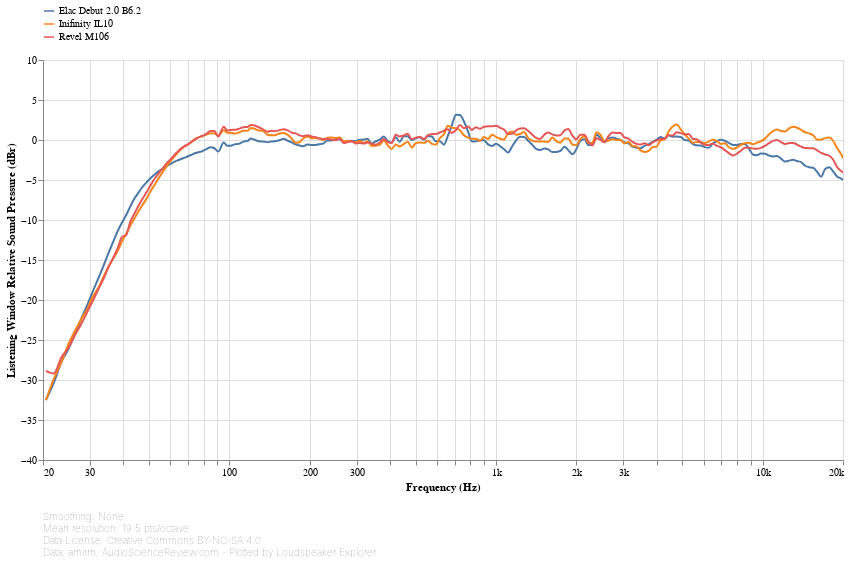

Write notebook code for a chart like this one.
### Markdown cell above
[ANSI-CTA-2034-A](https://shop.cta.tech/products/standard-method-of-measurement-for-in-home-loudspeakers) section 5.2 defines the Listening Window (**LW**) curve as the power average of the responses at **±0-10° vertical and ±0-30° horizontal angles**.

### Code cell
#@markdown
standalone_speaker_frequency_response_db_chart(
    ('CEA2034', 'Listening Window'),
    sound_pressure_yaxis(title_prefix='Listening Window'))

### Figure 1 — Vega-Lite specification as saved in the notebook (floating-point values rounded to 4 significant figures; data arrays with more than 128 entries replaced by an {"elided": "..."} marker saying what was removed)
{"config": {"view": {"continuousWidth": 400, "continuousHeight": 300, "opacity": 0}}, "vconcat": [{"layer": [{"mark": {"type": "line", "clip": true, "interpolate": "monotone"}, "encoding": {"opacity": {"condition": {"value": 1, "selection": "selector034"}, "value": 0.2}}, "selection": {"selector034": {"type": "multi", "encodings": ["color"], "bind": "legend"}, "selector036": {"type": "interval", "bind": "scales", "encodings": ["x", "y"]}, "selector037": {"type": "single", "fields": ["speaker"], "bind": {"input": "select", "options": [null, "Elac Debut 2.0 B6.2", "Inifinity IL10", "Revel M106"], "labels": ["All", "Elac Debut 2.0 B6.2", "Inifinity IL10", "Revel M106"], "name": "Speaker: "}}}}, {"mark": {"type": "circle", "clip": true, "size": 100}, "encoding": {"fillOpacity": {"condition": {"value": 0.3, "selection": "selector035"}, "value": 0}}, "selection": {"selector035": {"type": "single", "on": "mouseover", "clear": "mouseout", "empty": "none", "encodings": ["x", "y"]}}}], "data": {"name": "data-655bc87374e08350fbd7c5959ad09cb2"}, "encoding": {"color": {"type": "nominal", "field": "speaker", "legend": {"direction": "vertical", "labelLimit": 600, "orient": "top", "symbolType": "stroke"}, "title": null}, "tooltip": [{"type": "nominal", "field": "speaker", "title": "Speaker"}, {"type": "quantitative", "field": "frequency", "format": ".03s", "title": "Frequency (Hz)"}, {"type": "quantitative", "field": "value", "format": ".2f", "title": "Value (dB)"}], "x": {"type": "quantitative", "axis": {"format": "s"}, "field": "frequency", "scale": {"base": 10, "domain": [20, 20000], "nice": false, "type": "log"}, "title": "Frequency (Hz)"}, "y": {"type": "quantitative", "axis": {"grid": true}, "field": "value", "scale": {"domain": [-40, 10]}, "title": ["Listening Window Relative Sound Pressure (dBr)"]}}, "height": 400, "transform": [{"flatten": ["frequency", "value"]}, {"filter": {"selection": "selector037"}}], "width": 800}, {"mark": "text", "height": 1, "title": {"text": ["Smoothing: None", "Mean resolution: 19.5 pts/octave", "Data License: Creative Commons BY-NC-SA 4.0", "Data: amirm, AudioScienceReview.com - Plotted by Loudspeaker Explorer"], "anchor": "start", "color": "gray", "fontSize": 10, "fontWeight": "lighter"}, "width": 600}], "resolve": {"legend": {"color": "independent"}}, "$schema": "https://vega.github.io/schema/vega-lite/v4.8.1.json", "datasets": {"data-655bc87374e08350fbd7c5959ad09cb2": [{"speaker": "Elac Debut 2.0 B6.2", "frequency": {"elided": "194 float values"}, "value": {"elided": "194 float values"}}, {"speaker": "Inifinity IL10", "frequency": {"elided": "194 float values"}, "value": {"elided": "194 float values"}}, {"speaker": "Revel M106", "frequency": {"elided": "194 float values"}, "value": {"elided": "194 float values"}}]}}
